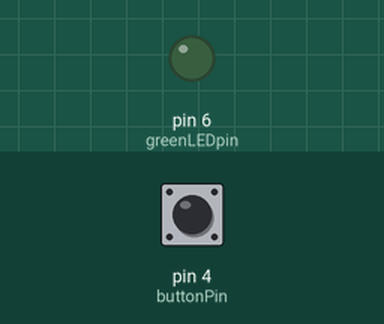
Bench run of a sketch on a simulated Arduino Uno, built with avr-gcc and run on an emulated ATmega328P. Parts: output pins drawn as LEDs (lit = HIGH). Dashed ring = blinking. Inputs (shaded band) come from the test bench; at power-on: pin 4 (buttonPin) HIGH. What the sketch prints to the serial monitor is not drawn.

Above: at 1.2 s.
1.3 s: pin 4 (buttonPin) pulled LOW for 0.15 s
At 1.37 s:
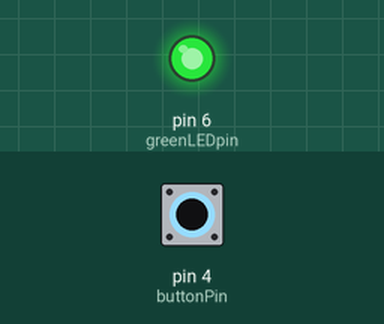
2.9 s: pin 4 (buttonPin) pulled LOW for 1 s
At 4.8 s:
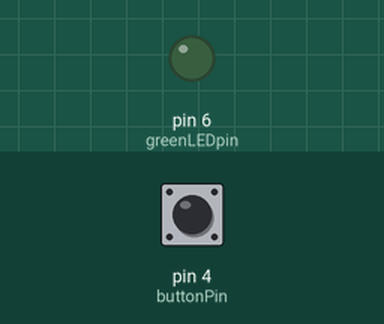
5.4 s: pin 4 (buttonPin) pulsed LOW 2 times (0.12 s each, 0.3 s apart)
At 5.46 s:
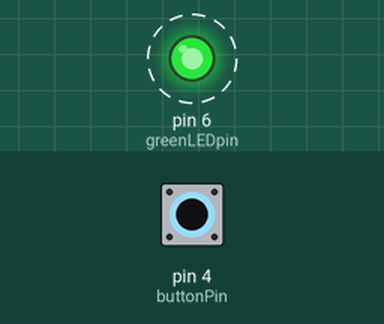
7.5 s: pin 4 (buttonPin) driven LOW
At 8.6 s:
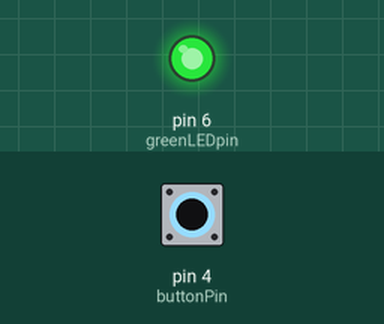
10.2 s: pin 4 (buttonPin) driven HIGH
At 10.9 s:
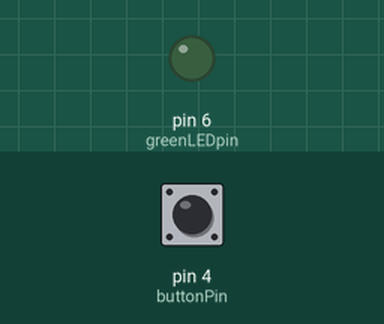
Timing chart, 0 to 12.7 s (numbered marks = the images above; inputs shaded):
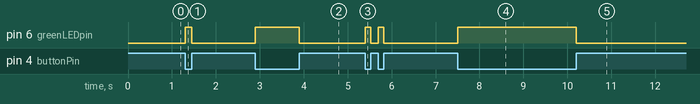

The sketch:

A2_Button.ino
```cpp
/*
  Button

 Turns on and off a light emitting diode(LED) connected to digital
 pin 6, when pressing a pushbutton attached to pin 4.

 */

const int buttonPin = 4;     // the number of the pushbutton pin
const int greenLEDpin = 6;      // the number of the green LED pin

// variables will change:
int buttonState = 0;         // variable for reading the pushbutton status

void setup() {

  Serial.begin(9600);   // We'll send debugging information via the Serial monitor
  Serial.print("Button teseting sketch!");
  // initialize the LED pin as an output:
  pinMode(greenLEDpin, OUTPUT);
  // initialize the pushbutton pin as an input:
  pinMode(buttonPin, INPUT);
  digitalWrite(buttonPin, HIGH);
}

void loop(){
  // read the state of the pushbutton value:
  buttonState = digitalRead(buttonPin);

  // check if the pushbutton is pressed.
  // if it is, the buttonState is HIGH:
  if (buttonState == LOW) {
    // turn LED on:
    digitalWrite(greenLEDpin, HIGH);
    Serial.print("Button!");
  }
  else {
    // turn LED off:
    digitalWrite(greenLEDpin, LOW);
  }
}
```

Measured:
- after the input at 1.3 s, pin 6 (greenLEDpin): LOW → HIGH at once, → LOW 0.15 s later
- after the input at 2.9 s, pin 6 (greenLEDpin): LOW → HIGH at once, → LOW 1.0 s later
- after the input at 5.4 s, pin 6 (greenLEDpin): alternates HIGH for 0.12 s and LOW for 0.18 s, 4 changes in all, then stays LOW, starting at once
- after the input at 7.5 s, pin 6 (greenLEDpin): LOW → HIGH at once
- after the input at 10.2 s, pin 6 (greenLEDpin): HIGH → LOW at once
